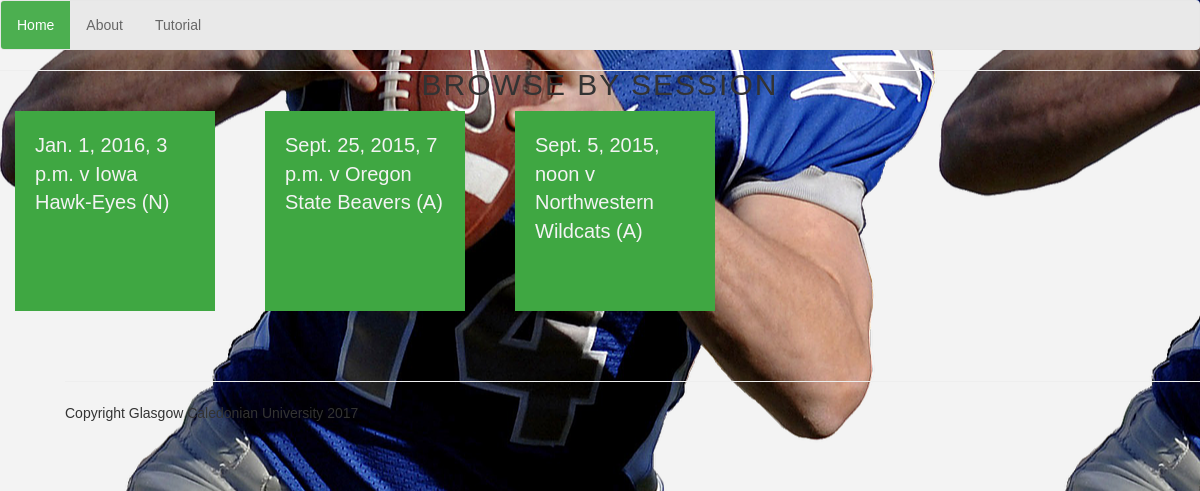
The page / on the database its author committed.
### project/models.py (models this page shows)
class Game(models.Model):
    HOME = 'H'
    AWAY = 'A'
    NEUTRAL = 'N'
    VENUE_CHOICES = (
        (HOME, 'Home'),
        (AWAY, 'Away'),
        (NEUTRAL, 'Neutral Venue')
    )
    DRAW = 'D',
    WIN = 'W',
    LOSS = 'L'
    OUTCOMES = (
        (WIN, 'Win'),
        (DRAW, 'Tie'),
        (LOSS, 'Loss')
    )
    date_time = models.DateTimeField('Game Date')
    team = models.ForeignKey(Team, on_delete=models.CASCADE)
    opponent = models.CharField(max_length=50)
    venue = models.CharField(max_length=1, choices=VENUE_CHOICES)
    result = models.CharField(max_length=1, choices=OUTCOMES, null=True)
    points_for = models.IntegerField(null=True)
    points_against = models.IntegerField(null=True)
    def __str__(self):
        return "v %s (%s)" % (self.opponent, self.venue)

### project/views.py (the view)
# urls.py: url(r'^$', views.index, name='index'),
def index(request):
    game_list = Game.objects.order_by('-date_time')
    context = {
        'game_list': game_list,
    }
    return render(request, 'project/home.html', context)

### project/templates/project/home.html
{% extends 'project/base.html' %}
{% block content %}
    <span class="switch"><h2>Browse By Session</h2></span>
{% if game_list %}
    {% for game in game_list %}
        <a class='main-link' href="session/{{ game.id }}">
            <div class="col-sm-3 main-link">
            {{ game.date_time }} {{ game }}
            </div>
        </a>
    {% endfor %}
{% endif %}
{% endblock %}

### project/static/project/style.css (style rules this page uses)
h2 { font-family: 'Cantarell', sans-serif; font-weight: 700; font-size: 20px; line-height: 0px; text-transform: uppercase; letter-spacing: 2px; margin: 0 0 0 0; }
li, a, span { font-family: 'Cantarell', sans-serif; }
body { background-color: #F3F3F3 !important; }
div.main-link { display: block; padding: 20px; margin-right: 50px; margin-bottom: 50px; max-width: 200px; max-height: 200px; min-height: 200px; background: #3FA742; color: #F3F3F3; }
a.main-link:link, a.main-link:visited, a.main-link:active, a.main-link:hover { color: white; font-size: 20px; }
a { color: #3FA742; }
.switch { text-align: center; }
body { background-image: url("/project/static/project/img/bg-image.png"); background-position: left; }

### rows shown on the page
Game: date_time "Jan. 1, 2016, 3 p.m.", opponent+venue "v Iowa Hawk-Eyes (N)"
Game: date_time "Sept. 25, 2015, 7 p.m.", opponent+venue "v Oregon State Beavers (A)"
Game: date_time "Sept. 5, 2015, noon", opponent+venue "v Northwestern Wildcats (A)"
